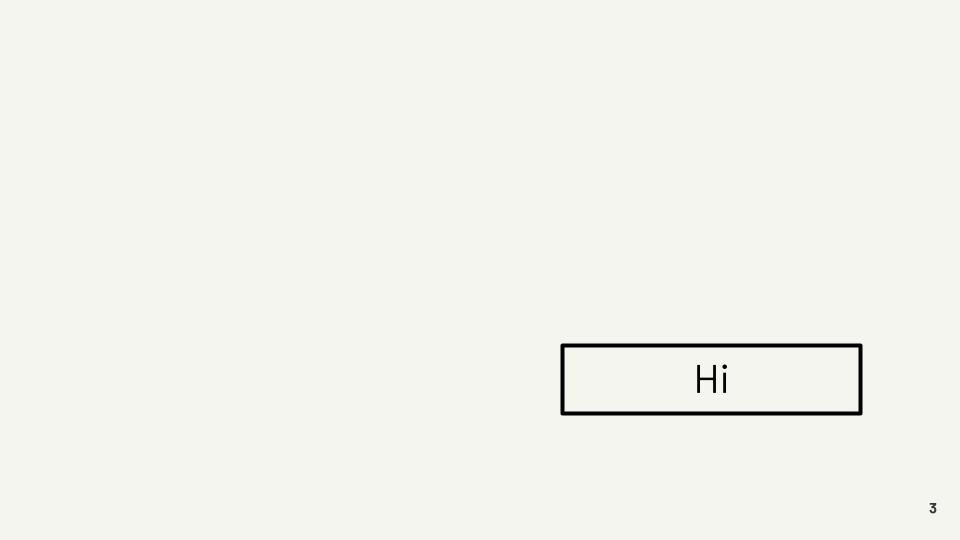
#> input picture Data-storage/hi-2.jpg, 960 x 540 px, found by its file name
$ jupyter execute --allow-errors Box-detection.ipynb
#> lines starting #> are read from the running program, lines starting #| are printed output that depends on the picture; after the words box and inside, x2 and y2 are one past the last pixel; in counts of white or black regions, pixels touching at a corner belong together
[cell 1]
import cv2
import numpy as np

[cell 2]
img =  cv2.imread(r"C:\Users\brans\Documents\Application-files-utilities\VScode\Project-007\Data-storage\hi-2.jpg")
#> img is the input picture: shape (540, 960, 3); mean B, G, R 237.5, 243.5, 242.5
gray = cv2.cvtColor(img,cv2.COLOR_BGR2GRAY)

thresh_inv = cv2.threshold(gray, 0, 255, cv2.THRESH_BINARY_INV+cv2.THRESH_OTSU)[1]
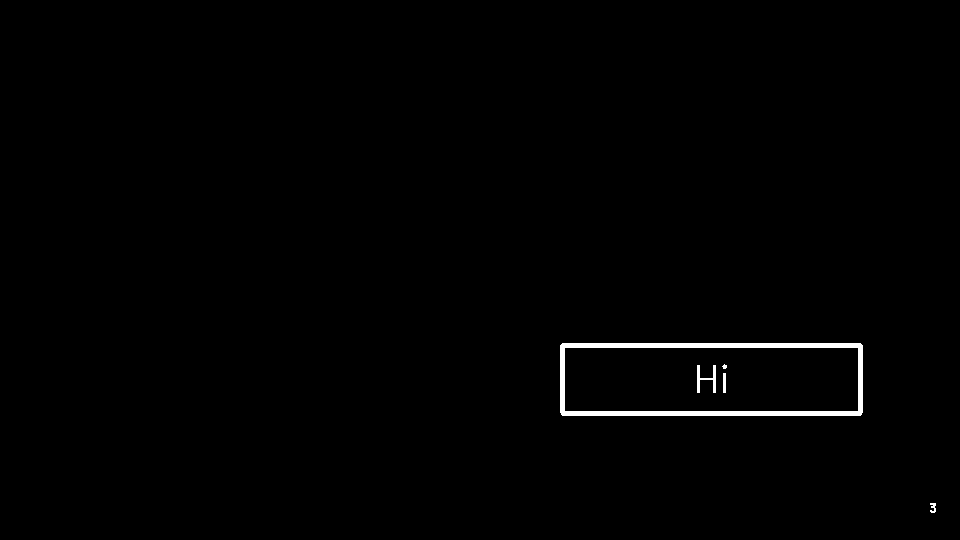
#> thresh_inv: shape (540, 960); 0.76% white; 5 white regions (1 under 20 px)

# Blur the image
blur = cv2.GaussianBlur(thresh_inv,(1,1),0)

thresh = cv2.threshold(blur, 0, 255, cv2.THRESH_BINARY+cv2.THRESH_OTSU)[1]

# find contours
cnts = cv2.findContours(thresh, cv2.RETR_EXTERNAL, cv2.CHAIN_APPROX_SIMPLE)[0]
#> cnts = 2 contours; box (x1, y1, x2, y2) and area: (560, 343, 863, 416) 21734, (930, 503, 936, 513) 22

#> (a cell that did not finish here is left out)

#> (a cell that did not finish here is left out)

[cell 5]
print(thresh)
#> (printed output is left out)
from matplotlib import pyplot as plt
plt.imshow(thresh)
plt.show()

[cell 6]
# Convert image to array
image_arr = thresh
print(thresh.shape)
#| (540, 960)
# Crop image
#> (the rest of this cell did not finish here and is left out)

[cell 7]
from matplotlib import pyplot as plt
plt.imshow(thresh)
plt.imshow(image_arr)
plt.show()
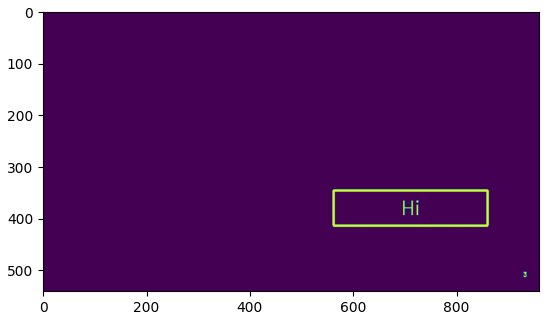
#> figure drawn by matplotlib, 1 panel

$ run again, with Data-storage/hi-4.jpg copied over Data-storage/hi-2.jpg
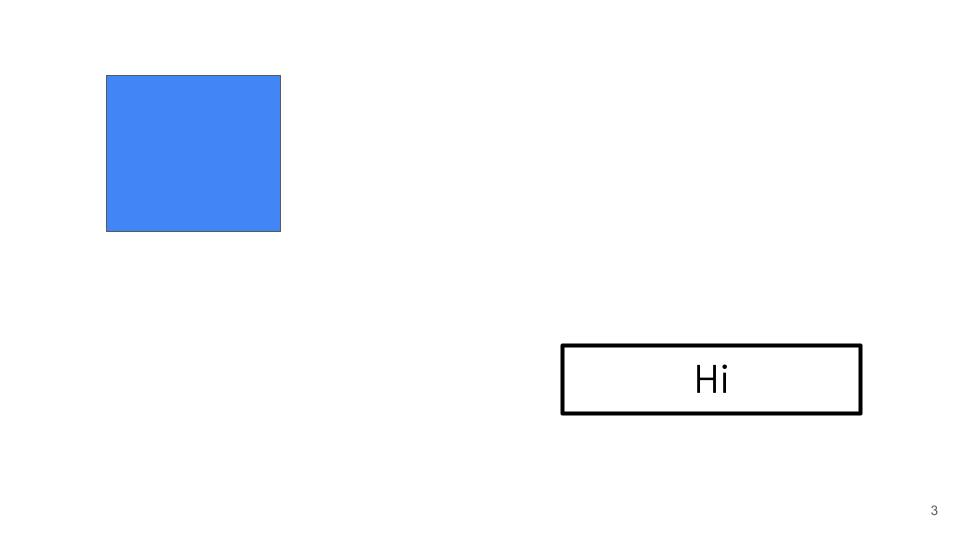
#> input picture Data-storage/hi-4.jpg, 960 x 540 px, found by its file name
#> img is the input picture: shape (540, 960, 3); mean B, G, R 252.7, 246.9, 243.4
#> `thresh_inv = cv2.threshold(gray, 0, 255, cv2.THRESH_BINARY_INV+cv2.THR..`:
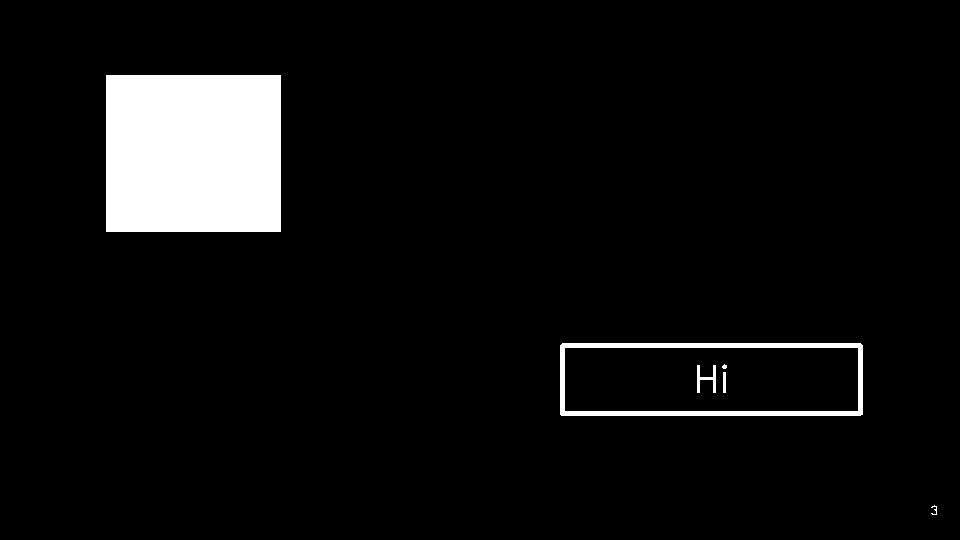
#> thresh_inv: shape (540, 960); 6.1% white; 6 white regions (1 under 20 px)
#> cnts = 3 contours, 1 with area under 20; largest, box (x1, y1, x2, y2) and area: (106, 75, 281, 232) 27144, (560, 343, 863, 416) 21738
#> (printed output is left out)
#| (540, 960)
#> `plt.show()`:
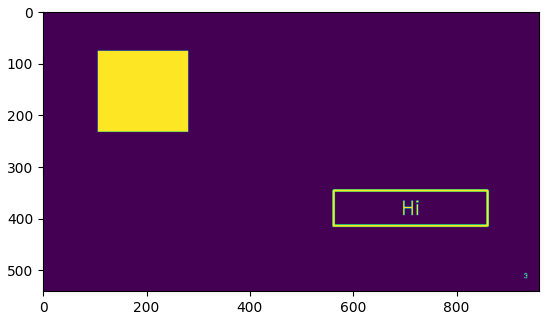
#> figure drawn by matplotlib, 1 panel

$ run again, with Data-storage/hi-5.jpg copied over Data-storage/hi-2.jpg
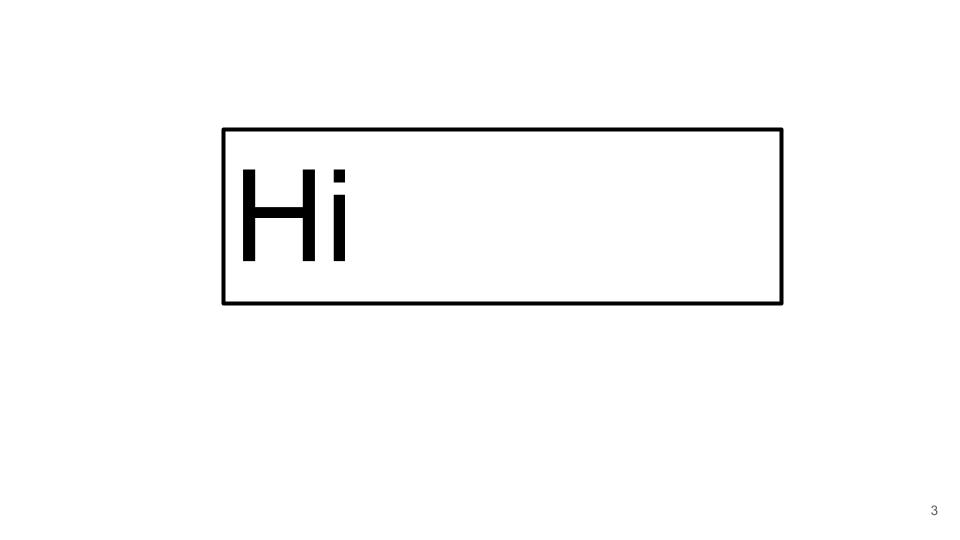
#> input picture Data-storage/hi-5.jpg, 960 x 540 px, found by its file name
#> img is the input picture: shape (540, 960, 3); min 0, max 255, mean 250.3
#> `thresh_inv = cv2.threshold(gray, 0, 255, cv2.THRESH_BINARY_INV+cv2.THR..`:
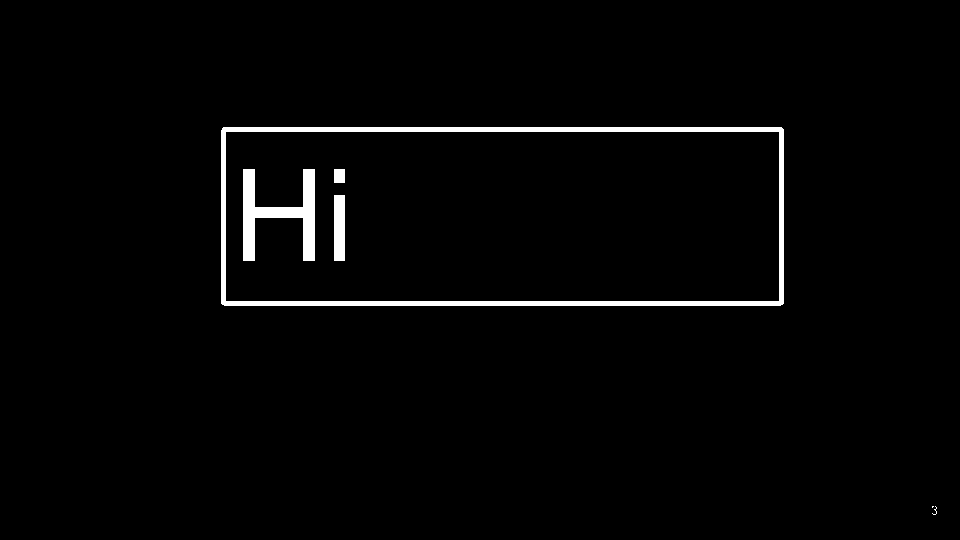
#> thresh_inv: shape (540, 960); 2.1% white; 6 white regions (2 under 20 px)
#> cnts = 3 contours, 2 with area under 20; largest, box (x1, y1, x2, y2) and area: (221, 127, 784, 306) 100025
#> (printed output is left out)
#| (540, 960)
#> `plt.show()`:
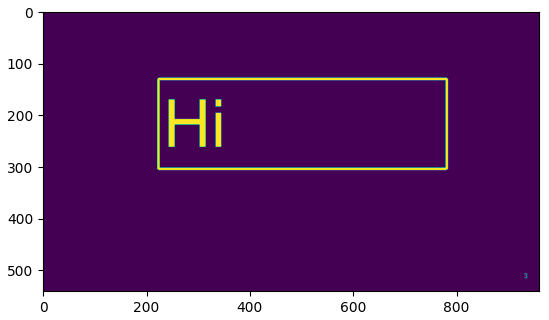
#> figure drawn by matplotlib, 1 panel

$ run again, with Data-storage/hi-6.jpg copied over Data-storage/hi-2.jpg
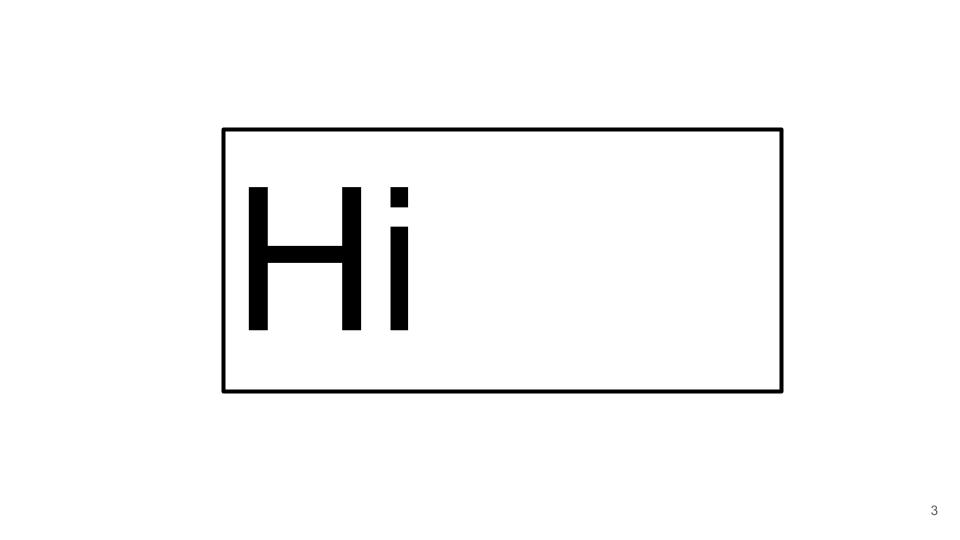
#> input picture Data-storage/hi-6.jpg, 960 x 540 px, found by its file name
#> img is the input picture: shape (540, 960, 3); min 0, max 255, mean 247.4
#> `thresh_inv = cv2.threshold(gray, 0, 255, cv2.THRESH_BINARY_INV+cv2.THR..`:
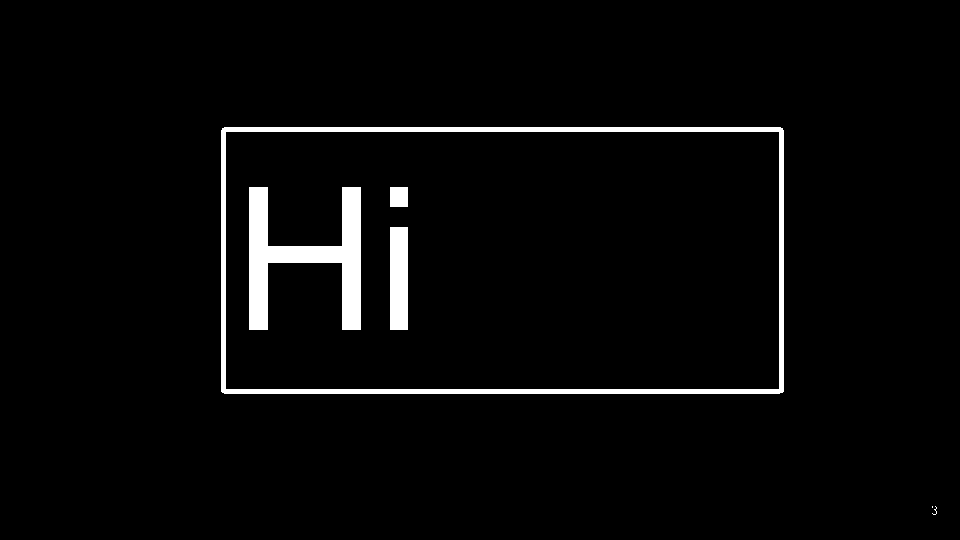
#> thresh_inv: shape (540, 960); 3.3% white; 6 white regions (2 under 20 px)
#> cnts = 3 contours, 2 with area under 20; largest, box (x1, y1, x2, y2) and area: (221, 127, 784, 394) 149477
#> (printed output is left out)
#| (540, 960)
#> `plt.show()`:
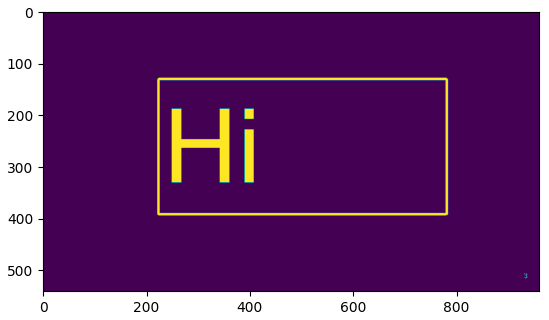
#> figure drawn by matplotlib, 1 panel
